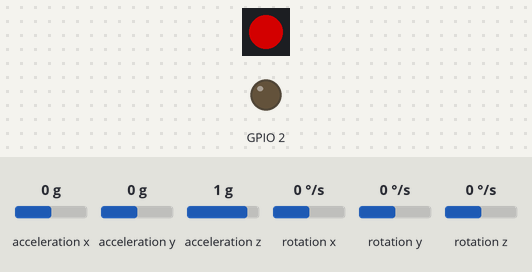
Recording of a sketch running on a simulated ESP8266 (NodeMCU). On the bench: 1 RGB LEDs in strip order, left to right, output pins drawn as LEDs (lit = HIGH). Inputs (shaded band) come from the test bench; at power-on: acceleration z 1 g, acceleration x 0 g, acceleration y 0 g, rotation x 0 °/s, rotation y 0 °/s, rotation z 0 °/s. Dim RGB values are drawn brighter than linear; WiFi joins after 1.5 s; servers stay silent unless stated; what the sketch prints to the serial monitor is not drawn.

Above: at 0.3 s.
At 3.5 s:
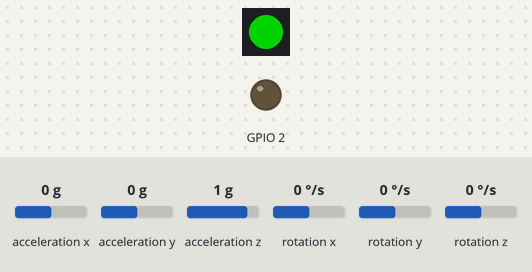
3.6 s: acceleration z set to 1.4 g
Timing chart, 0 to 6.6 s (numbered marks = the images above; inputs shaded):
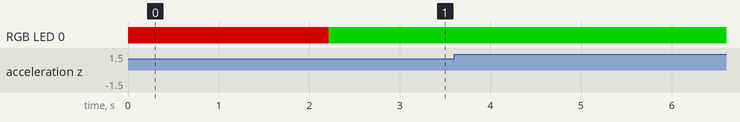

The sketch:

UDP.ino
```cpp
#include <ESP8266WiFi.h>
#include <WiFiUdp.h>
#include "Wire.h"
#include "I2Cdev.h"
#include "MPU6050.h"
#include <Adafruit_NeoPixel.h>
//#include <NTPClient.h>

//Pixel definitions
#define PIXEL_PIN 15
#define NUMPIXELS 1

//device ID
int DEVICE_ID =0;

//SSID Put here your Wifi Network informations
const char* ssid = "Air DJ";  //SSID name HERE
const char* password = ""; //password HERE empty if no passwword used

//UDP parameters
const char * host = "10.0.0.186"; // Put HERE the IP adresse of the server
const uint16_t port = 2390;
//variables for acceleroscope/gyro/magneto
int16_t ax, ay, az;
int16_t gx, gy, gz;
int16_t mx, my, mz;

MPU6050 accelgyro(0x69);
int lastAx=11000;
int lastAy=11000;
int lastAz=11000;
int az_threshold = 20000;
//counter for the timestamp
int timestamp;
WiFiUDP EthernetUdp;
unsigned int localPort = 2390;
unsigned int receivePort = 2389;

char packetBuffer[UDP_TX_PACKET_MAX_SIZE];

//sample rate in Hz
int sampleRateHz = 10;
//sample rate in ms
int sampleRateMs = 1000/sampleRateHz;
int delay_between_2_shakes = 500; //cannot shake more than 1 time evry 500ms

long int timer2;
long int timer1;
long int startTimer;
long int startingTime;
int fistCounter=0;
bool gameStarted=false;
bool verboseDebug=true;

Adafruit_NeoPixel pixels = Adafruit_NeoPixel(NUMPIXELS, PIXEL_PIN, NEO_GRB + NEO_KHZ800);

void connect_wifi(){
  // WiFi.disconnect();
    if (WiFi.status() != WL_CONNECTED) { // FIX FOR USING 2.3.0 CORE (only .begin if not connected)
             WiFi.forceSleepWake();
             WiFi.persistent(false);
             WiFi.setAutoConnect ( false );                                             // Autoconnect to last known Wifi on startup
             WiFi.setAutoReconnect ( false ) ;
             //WiFi.config(ip, gateway, subnet);
             WiFi.mode(WIFI_STA);
             WiFi.begin(ssid, password); // connect to the network
             }
    while (WiFi.status() != WL_CONNECTED) {
        //pixels.setPixelColor(0, pixels.Color(125,0,0));
        //pixels.show();
        delay(500);
        Serial.print(".");
      //  pixels.setPixelColor(0, pixels.Color(0,0,0));
        //pixels.show();
        //delay(100);
       // Serial.print(WiFi.status());
       // WiFi.disconnect();
        //reconnect_trials++;
        //if(reconnect_trials>=10) reconnect_wifi();
        }
    Serial.println("");
    Serial.println("WiFi connected");
    Serial.println("IP address: ");
    Serial.println(WiFi.localIP());
    timestamp=0;
}


void disconnect_wifi(){
   Serial.println("Closing Wifi");
   WiFi.mode(WIFI_OFF);
   WiFi.disconnect();
   WiFi.forceSleepBegin();
   delay(1);
   }

void Send_Data() {
     EthernetUdp.begin(localPort);
     char msg[30];
     //accelgyro.getMotion9(&ax, &ay, &az, &gx, &gy, &gz, &mx, &my, &mz);
     accelgyro.getMotion6(&ax, &ay, &az, &gx, &gy, &gz);
     int test=sq(ay);//sq(ax)+sq(az)+
     int test2=sqrt(test);
     EthernetUdp.beginPacket(host, 2390);
     //sprintf(msg, "S: 1 2 3 a ");
     sprintf(msg, "S: %d %d %d %d",ax,ay,az,test2);
     //sprintf(msg, "S: %d %d %d %d",ax,ay,az,test2);
     EthernetUdp.write(msg);
     EthernetUdp.endPacket();
     }
void Send_Data(int thr) {
     EthernetUdp.begin(localPort);
     char msg[30];
     EthernetUdp.beginPacket(host, 2390);
     //sprintf(msg, "S: 1 2 3 a ");
     sprintf(msg, "S: %d ",thr);
     //sprintf(msg, "S: %d %d %d %d",ax,ay,az,test2);
     EthernetUdp.write(msg);
     EthernetUdp.endPacket();
     }
void Send_Data(int thr , int count) {
     EthernetUdp.begin(localPort);
     char msg[30];
     EthernetUdp.beginPacket(host, 2390);
     //sprintf(msg, "S: 1 2 3 a ");
     sprintf(msg, "%d %d ",thr,count);
     //sprintf(msg, "S: %d %d %d %d",ax,ay,az,test2);
     EthernetUdp.write(msg);
     EthernetUdp.endPacket();
     }
void Send_Data(int thr1 , int thr2,int thr3) {
     EthernetUdp.begin(localPort);
     char msg[30];
     EthernetUdp.beginPacket(host, 2390);
     //sprintf(msg, "S: 1 2 3 a ");
     sprintf(msg, "S: %d %d %d",thr1,thr2, thr3);
     //sprintf(msg, "S: %d %d %d %d",ax,ay,az,test2);
     EthernetUdp.write(msg);
     EthernetUdp.endPacket();
     }
void Send_Data(int thr1 , int thr2,int thr3,int thr4) {
     EthernetUdp.begin(localPort);
     char msg[30];
     EthernetUdp.beginPacket(host, 2390);
     //sprintf(msg, "S: 1 2 3 a ");
     sprintf(msg, "S: %d %d %d %d",thr1,thr2, thr3,thr4);
     //sprintf(msg, "S: %d %d %d %d",ax,ay,az,test2);
     EthernetUdp.write(msg);
     EthernetUdp.endPacket();
     }

void udpListener()
    {
    int packetSize = EthernetUdp.parsePacket();
    if(packetSize){
    // read the packet into packetBufffer
    EthernetUdp.read(packetBuffer, UDP_TX_PACKET_MAX_SIZE);
    /*Serial.println("Contents:");
    Serial.println(packetBuffer[0]);*/
    if(packetBuffer[0]=='S')
        {
        gameStarted=true;
        startingTime=millis();
        pixels.setPixelColor(0, pixels.Color(0,0,125));
        pixels.show();
        Serial.println("received data");
        }
     else if(packetBuffer[0]=='X')
        {
        gameStarted=false;
        pixels.setPixelColor(0, pixels.Color(0,125,0));
        pixels.show();
        }
     else Serial.println("error receiving UDP");
     }
    }

void setup() {
    Serial.begin(115200);
    pixels.begin(); // This initializes the NeoPixel library.
    pixels.setPixelColor(0, pixels.Color(125,0,0));
    pixels.show();
    delay(10);
    WiFi.mode(WIFI_OFF);
    WiFi.persistent(false);
    WiFi.setAutoConnect ( false );
    WiFi.setAutoReconnect ( false );
    Wire.begin();
    //configure adc foor battery level monitoring
    pinMode(A0, INPUT);
    delay(200);
    //blue built-in led
    pinMode(2, OUTPUT);
    // initialize the pushbutton pin as an input:
    // pinMode(buttonPin, INPUT_PULLUP);
    // always use this to "mount" the filesystem
    //init accelerometer & gyro
    Serial.println("Initializing I2C devices...");
    accelgyro.initialize();
    //signal that everything is ok by blinking the led
    delay(500);
    connect_wifi();
    pixels.setPixelColor(0, pixels.Color(0,125,0));
    pixels.show();
    //digitalWrite(2,LOW);
    delay(100);
    startTimer=millis();
    timer1=millis();
    timer2=millis();
    //digitalWrite(2,HIGH);
    //Starting UDP listener
    EthernetUdp.begin(receivePort);
    }

void loop() {
  udpListener();
  timer1=millis();
  //for sampling rate
  if(timer1-startTimer>(1000/sampleRateHz))
      {
      startTimer=timer1;
      accelgyro.getMotion6(&ax, &ay, &az, &gx, &gy, &gz);
      if(az>az_threshold )
        {
        if(millis()-timer2>delay_between_2_shakes)
          {
          if(verboseDebug) Serial.println("Sending data !");
          Send_Data(DEVICE_ID, millis());
          timer2=millis();
          }
        }
       }
  }
```

Measured:
- after the input at 3.6 s, every drawn part: stays the same
